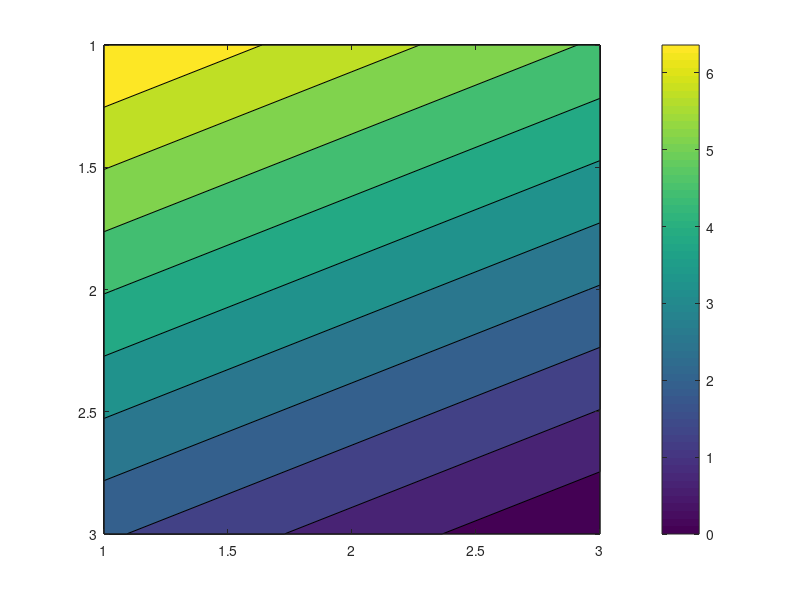

This figure's MATLAB source: (Note: this script raises an error after producing the figure.)
close all
clear all

addpath(genpath('../../../../gsw_matlab_v3_02'))

xi=3;
yi=3;
zi=3;

ts=7; % surface temperature south
tn=5; % surface temperature north
dt=5; % surface temp minus bottom temp
dp=2e3;

y=linspace(0,1,yi);

tsn= ts+(tn-ts)*y;
tsn=repmat(tsn,[xi 1]);
tsn=repmat(permute(tsn,[3,2,1]),[zi 1 1]);

dt=-dt*linspace(0,1,zi);
dt=repmat(dt,[yi 1]);
dt=repmat(permute(dt,[2,1,3]),[1 1 xi]);

dp=dp*linspace(0,1,zi);
dp=repmat(dp,[yi 1]);
p=repmat(permute(dp,[2,1,3]),[1 1 xi]);

ct=tsn+dt;
s=0*ct+35;


h=contourf(squeeze(ct(:,:,1)))
colorbar()
set(gca,'YDir','reverse')
figure()
rpot=gsw_rho(s,ct,0*ct);
contourf(squeeze(rpot(:,:,1)))
colorbar()
set(gca,'YDir','reverse')

%lats=[-84:4:84];
lats=[-84:84:84];
lats=repmat(lats,[xi 1]);
lats=repmat(permute(lats,[3,2,1]),[zi 1 1]);

%longs=[0:4:356];
longs=[0:178:356];
longs=repmat(longs,[yi 1]);
longs=repmat(permute(longs,[3,1,2]),[zi 1 1]);


% set nans
% s(15)=nan; % 15 is center bottom
% ct(15)=nan; % 15 is center bottom
% s(3)=nan;
% ct(3)=nan;

vars = {'s','ct','p','lats','longs'};

save('data/input_data_idealized.mat',vars{:})





